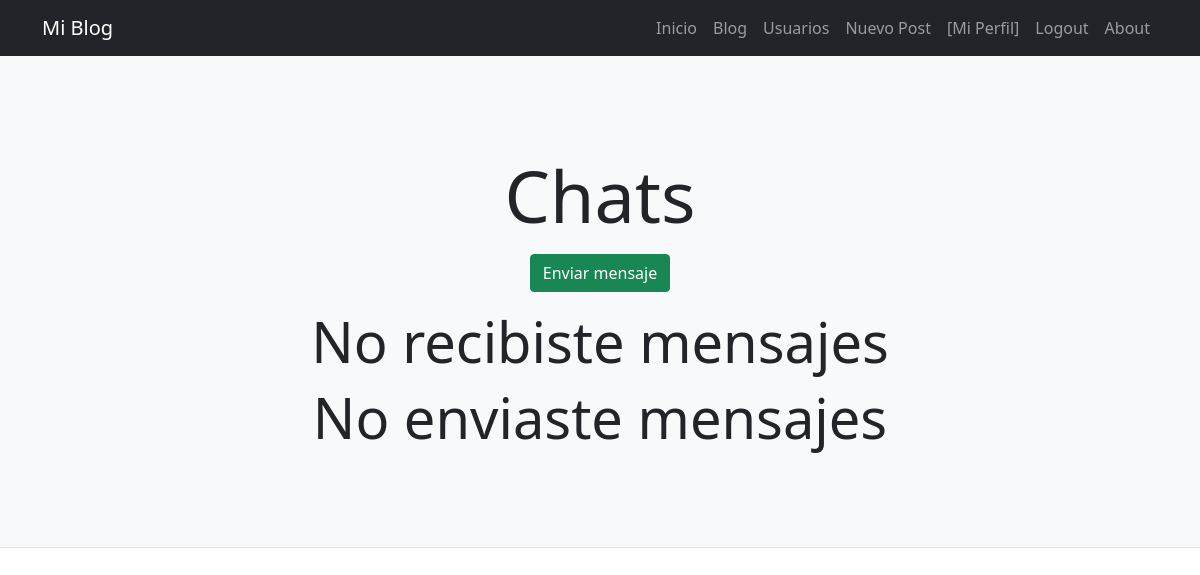
The page /chat (signed in) on the database as committed earlier.
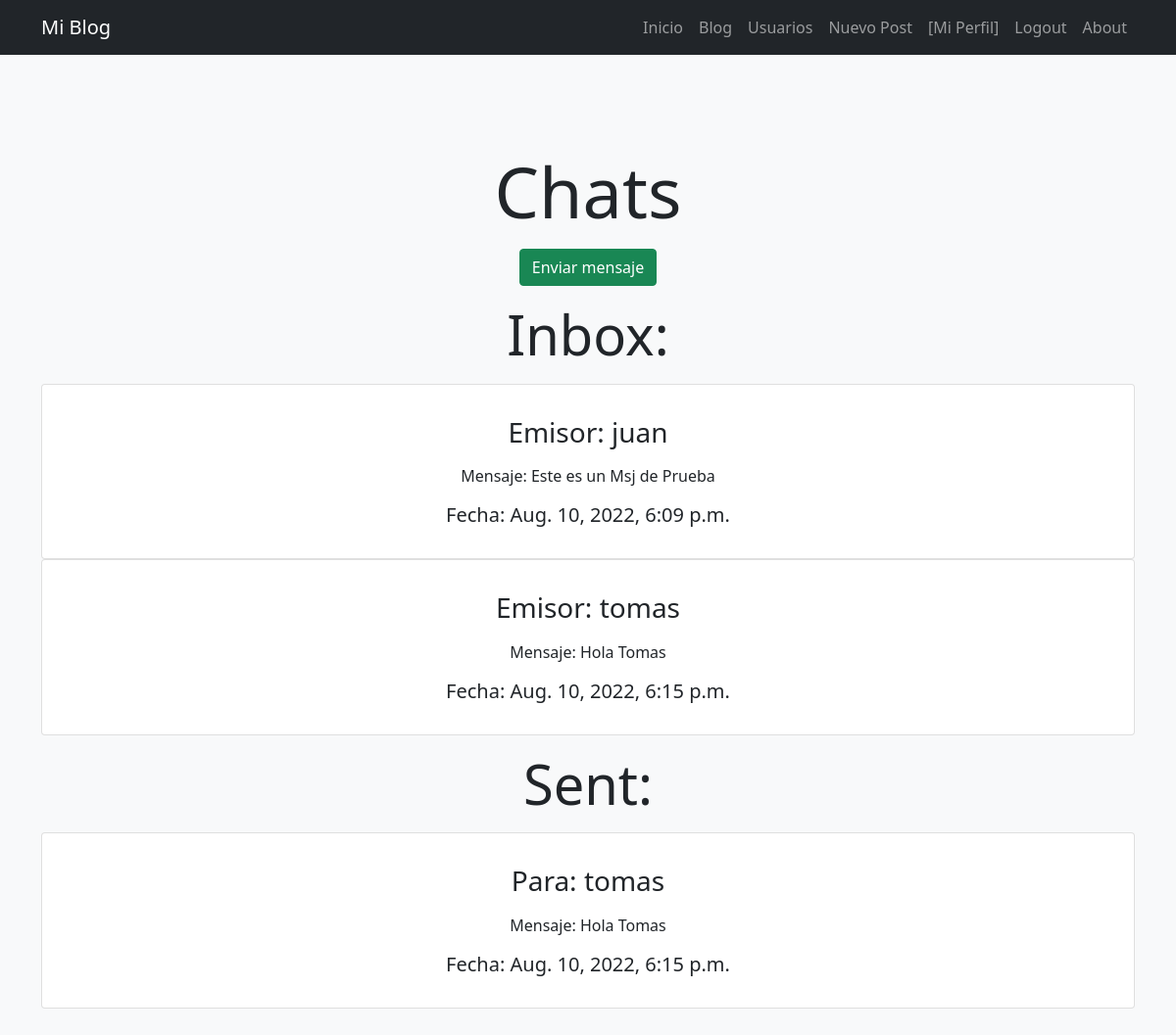
The same page on the database as committed later.
### App1/models.py (models this page shows)
class Mensaje(models.Model):
    cuerpo=models.CharField(max_length=150)
    emisor = models.ForeignKey(User, on_delete=models.CASCADE, related_name='Emisor')
    receptor = models.ForeignKey(User, on_delete=models.CASCADE, related_name='Receptor')
    enviado = models.DateTimeField(auto_now_add=True)
    leido=models.BooleanField(default=False)

### App1/views.py (the view)
# urls.py: path('chat',chat,name='chat'),
@login_required
def chat(request):
    mensajes=Mensaje.objects.filter(receptor_id=request.user.id)
    mensajes_enviados=Mensaje.objects.filter(emisor_id=request.user.id)
    return render (request, 'chat.html', {'mensajes':mensajes,'mensajes_enviados':mensajes_enviados})

### App1/templates/chat.html (shortened to what this page needs)
{% extends 'logout.html' %}
{% block changeContent %}
<header class="py-5 bg-light border-bottom mb-4">
    <div class="container">
        <div class="text-center my-5">
            <h2 class="display-2">Chats</h2>
            <p><a  class="btn btn-success" href="{% url 'mandar_mensaje' %}" &amp;>Enviar mensaje</a></p>
            {% if mensajes %}
            <h2 class="display-4">Inbox: </h2>
                {% for mensaje in mensajes %}
                 <div class="card">
                  <div class="card-body">
                    <p><h3>Emisor: {{mensaje.emisor}}</h3></p>
                    <p>Mensaje: {{mensaje.cuerpo}}</p>
                    <p><h5>Fecha: {{mensaje.enviado}}</h5></p>
                  </div>
                </div>
                {% endfor %}
            {% else %}
            <h2 class="display-4" style="text-align: center;">No recibiste mensajes </h2>
            {% endif %}
            {% if mensajes_enviados %}
            <h2 class="display-4" style="text-align: center;">Sent: </h2>
                {% for mensaje in mensajes_enviados %}
                 <div class="card" >
                  <div class="card-body">
                    <p><h3>Para: {{mensaje.receptor}}</h3></p>
                    <p>Mensaje: {{mensaje.cuerpo}}</p>
                    <p><h5>Fecha: {{mensaje.enviado}}</h5></p>
                  </div>
                 </div>
                {% endfor %}
            {% else %}
                <h2 class="display-4" style="text-align: center;">No enviaste mensajes </h2>
            {% endif %}
{% endblock %}

Rows that differ between the two databases and show on the page:
added Mensaje: emisor "juan", cuerpo "Este es un Msj de Prueba", enviado "Aug. 10, 2022, 6:09 p.m.", shown under "Inbox:"
added Mensaje: emisor "tomas", cuerpo "Hola Tomas", enviado "Aug. 10, 2022, 6:15 p.m.", receptor "tomas"
Other text that changed with them:
text no longer shown: "No recibiste mensajes No enviaste mensajes"
text now shown: "Inbox: Sent:"
